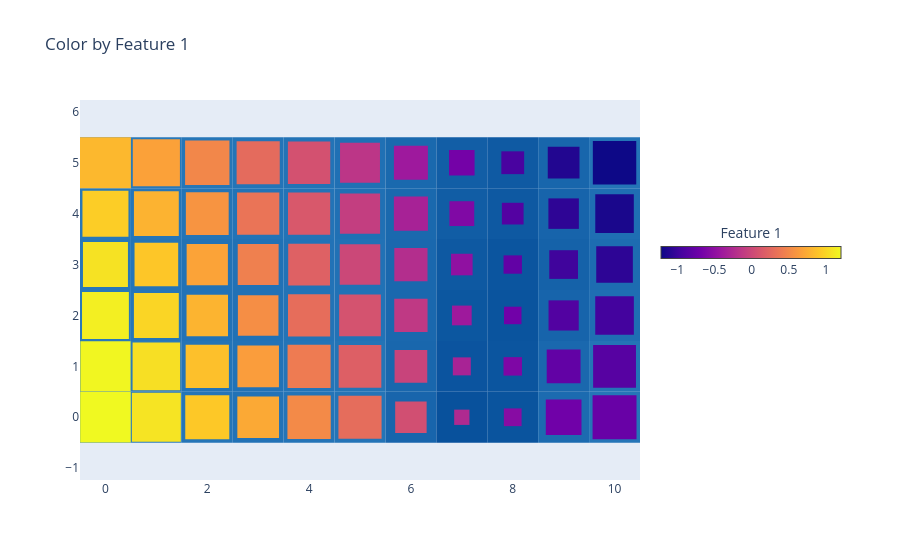

Here is the notebook cell this chart was saved with:
### Code cell
basin.pond() \
    .pad_layer(gap="nogap", color_by=dict(feature_idx=0), colorscale="plasma") \
    .visualize(title="Color by Feature 1");

### Figure 1 — Plotly figure (JSON) as saved in the notebook; plotly's stock layout.template omitted (floating-point values rounded to 4 significant figures)
{"data": [{"hoverinfo": "none", "marker": {"cmax": 1.205, "cmin": -1.217, "color": [-1.217], "colorbar": {"len": 200, "lenmode": "pixels", "orientation": "h", "thickness": 12, "title": {"side": "top", "text": "Feature 1"}, "x": 1.02, "xanchor": "left", "y": 0.6, "yanchor": "middle"}, "colorscale": [[0, "#0d0887"], [0.1111, "#46039f"], [0.2222, "#7201a8"], [0.3333, "#9c179e"], [0.4444, "#bd3786"], [0.5556, "#d8576b"], [0.6667, "#ed7953"], [0.7778, "#fb9f3a"], [0.8889, "#fdca26"], [1, "#f0f921"]], "showscale": true}, "mode": "markers", "showlegend": false, "type": "scatter", "x": [null], "y": [null]}], "layout": {"autosize": true, "legend": {"x": 1.02, "xanchor": "left", "y": 0, "yanchor": "bottom"}, "margin": {"r": 260}, "shapes": [{"fillcolor": "rgb(46, 126, 188)", "layer": "between", "line": {"width": 0}, "type": "rect", "x0": -0.5, "x1": 0.5, "xref": "x", "y0": -0.5, "y1": 0.5, "yref": "y"}, {"fillcolor": "rgb(44, 124, 186)", "layer": "between", "line": {"width": 0}, "type": "rect", "x0": 0.5, "x1": 1.5, "xref": "x", "y0": -0.5, "y1": 0.5, "yref": "y"}, {"fillcolor": "rgb(37, 117, 183)", "layer": "between", "line": {"width": 0}, "type": "rect", "x0": 1.5, "x1": 2.5, "xref": "x", "y0": -0.5, "y1": 0.5, "yref": "y"}, {"fillcolor": "rgb(34, 114, 182)", "layer": "between", "line": {"width": 0}, "type": "rect", "x0": 2.5, "x1": 3.5, "xref": "x", "y0": -0.5, "y1": 0.5, "yref": "y"}, {"fillcolor": "rgb(36, 116, 183)", "layer": "between", "line": {"width": 0}, "type": "rect", "x0": 3.5, "x1": 4.5, "xref": "x", "y0": -0.5, "y1": 0.5, "yref": "y"}, {"fillcolor": "rgb(36, 116, 183)", "layer": "between", "line": {"width": 0}, "type": "rect", "x0": 4.5, "x1": 5.5, "xref": "x", "y0": -0.5, "y1": 0.5, "yref": "y"}, {"fillcolor": "rgb(24, 101, 172)", "layer": "between", "line": {"width": 0}, "type": "rect", "x0": 5.5, "x1": 6.5, "xref": "x", "y0": -0.5, "y1": 0.5, "yref": "y"}, {"fillcolor": "rgb(8, 81, 156)", "layer": "between", "line": {"width": 0}, "type": "rect", "x0": 6.5, "x1": 7.5, "xref": "x", "y0": -0.5, "y1": 0.5, "yref": "y"}, {"fillcolor": "rgb(10, 84, 158)", "layer": "between", "line": {"width": 0}, "type": "rect", "x0": 7.5, "x1": 8.5, "xref": "x", "y0": -0.5, "y1": 0.5, "yref": "y"}, {"fillcolor": "rgb(28, 107, 176)", "layer": "between", "line": {"width": 0}, "type": "rect", "x0": 8.5, "x1": 9.5, "xref": "x", "y0": -0.5, "y1": 0.5, "yref": "y"}, {"fillcolor": "rgb(37, 117, 183)", "layer": "between", "line": {"width": 0}, "type": "rect", "x0": 9.5, "x1": 10.5, "xref": "x", "y0": -0.5, "y1": 0.5, "yref": "y"}, {"fillcolor": "rgb(45, 125, 187)", "layer": "between", "line": {"width": 0}, "type": "rect", "x0": -0.5, "x1": 0.5, "xref": "x", "y0": 0.5, "y1": 1.5, "yref": "y"}, {"fillcolor": "rgb(42, 122, 186)", "layer": "between", "line": {"width": 0}, "type": "rect", "x0": 0.5, "x1": 1.5, "xref": "x", "y0": 0.5, "y1": 1.5, "yref": "y"}, {"fillcolor": "rgb(36, 116, 183)", "layer": "between", "line": {"width": 0}, "type": "rect", "x0": 1.5, "x1": 2.5, "xref": "x", "y0": 0.5, "y1": 1.5, "yref": "y"}, {"fillcolor": "rgb(34, 114, 182)", "layer": "between", "line": {"width": 0}, "type": "rect", "x0": 2.5, "x1": 3.5, "xref": "x", "y0": 0.5, "y1": 1.5, "yref": "y"}, {"fillcolor": "rgb(36, 116, 183)", "layer": "between", "line": {"width": 0}, "type": "rect", "x0": 3.5, "x1": 4.5, "xref": "x", "y0": 0.5, "y1": 1.5, "yref": "y"}, {"fillcolor": "rgb(36, 116, 182)", "layer": "between", "line": {"width": 0}, "type": "rect", "x0": 4.5, "x1": 5.5, "xref": "x", "y0": 0.5, "y1": 1.5, "yref": "y"}, {"fillcolor": "rgb(25, 103, 173)", "layer": "between", "line": {"width": 0}, "type": "rect", "x0": 5.5, "x1": 6.5, "xref": "x", "y0": 0.5, "y1": 1.5, "yref": "y"}, {"fillcolor": "rgb(11, 84, 159)", "layer": "between", "line": {"width": 0}, "type": "rect", "x0": 6.5, "x1": 7.5, "xref": "x", "y0": 0.5, "y1": 1.5, "yref": "y"}, {"fillcolor": "rgb(11, 85, 159)", "layer": "between", "line": {"width": 0}, "type": "rect", "x0": 7.5, "x1": 8.5, "xref": "x", "y0": 0.5, "y1": 1.5, "yref": "y"}, {"fillcolor": "rgb(26, 104, 174)", "layer": "between", "line": {"width": 0}, "type": "rect", "x0": 8.5, "x1": 9.5, "xref": "x", "y0": 0.5, "y1": 1.5, "yref": "y"}, {"fillcolor": "rgb(36, 116, 182)", "layer": "between", "line": {"width": 0}, "type": "rect", "x0": 9.5, "x1": 10.5, "xref": "x", "y0": 0.5, "y1": 1.5, "yref": "y"}, {"fillcolor": "rgb(41, 121, 185)", "layer": "between", "line": {"width": 0}, "type": "rect", "x0": -0.5, "x1": 0.5, "xref": "x", "y0": 1.5, "y1": 2.5, "yref": "y"}, {"fillcolor": "rgb(38, 118, 184)", "layer": "between", "line": {"width": 0}, "type": "rect", "x0": 0.5, "x1": 1.5, "xref": "x", "y0": 1.5, "y1": 2.5, "yref": "y"}, {"fillcolor": "rgb(34, 114, 182)", "layer": "between", "line": {"width": 0}, "type": "rect", "x0": 1.5, "x1": 2.5, "xref": "x", "y0": 1.5, "y1": 2.5, "yref": "y"}, {"fillcolor": "rgb(33, 113, 181)", "layer": "between", "line": {"width": 0}, "type": "rect", "x0": 2.5, "x1": 3.5, "xref": "x", "y0": 1.5, "y1": 2.5, "yref": "y"}, {"fillcolor": "rgb(35, 115, 182)", "layer": "between", "line": {"width": 0}, "type": "rect", "x0": 3.5, "x1": 4.5, "xref": "x", "y0": 1.5, "y1": 2.5, "yref": "y"}, {"fillcolor": "rgb(34, 114, 182)", "layer": "between", "line": {"width": 0}, "type": "rect", "x0": 4.5, "x1": 5.5, "xref": "x", "y0": 1.5, "y1": 2.5, "yref": "y"}, {"fillcolor": "rgb(26, 104, 174)", "layer": "between", "line": {"width": 0}, "type": "rect", "x0": 5.5, "x1": 6.5, "xref": "x", "y0": 1.5, "y1": 2.5, "yref": "y"}, {"fillcolor": "rgb(12, 87, 160)", "layer": "between", "line": {"width": 0}, "type": "rect", "x0": 6.5, "x1": 7.5, "xref": "x", "y0": 1.5, "y1": 2.5, "yref": "y"}, {"fillcolor": "rgb(10, 84, 158)", "layer": "between", "line": {"width": 0}, "type": "rect", "x0": 7.5, "x1": 8.5, "xref": "x", "y0": 1.5, "y1": 2.5, "yref": "y"}, {"fillcolor": "rgb(23, 100, 171)", "layer": "between", "line": {"width": 0}, "type": "rect", "x0": 8.5, "x1": 9.5, "xref": "x", "y0": 1.5, "y1": 2.5, "yref": "y"}, {"fillcolor": "rgb(31, 110, 179)", "layer": "between", "line": {"width": 0}, "type": "rect", "x0": 9.5, "x1": 10.5, "xref": "x", "y0": 1.5, "y1": 2.5, "yref": "y"}, {"fillcolor": "rgb(39, 119, 184)", "layer": "between", "line": {"width": 0}, "type": "rect", "x0": -0.5, "x1": 0.5, "xref": "x", "y0": 2.5, "y1": 3.5, "yref": "y"}, {"fillcolor": "rgb(37, 117, 183)", "layer": "between", "line": {"width": 0}, "type": "rect", "x0": 0.5, "x1": 1.5, "xref": "x", "y0": 2.5, "y1": 3.5, "yref": "y"}, {"fillcolor": "rgb(34, 114, 181)", "layer": "between", "line": {"width": 0}, "type": "rect", "x0": 1.5, "x1": 2.5, "xref": "x", "y0": 2.5, "y1": 3.5, "yref": "y"}, {"fillcolor": "rgb(33, 113, 181)", "layer": "between", "line": {"width": 0}, "type": "rect", "x0": 2.5, "x1": 3.5, "xref": "x", "y0": 2.5, "y1": 3.5, "yref": "y"}, {"fillcolor": "rgb(34, 114, 182)", "layer": "between", "line": {"width": 0}, "type": "rect", "x0": 3.5, "x1": 4.5, "xref": "x", "y0": 2.5, "y1": 3.5, "yref": "y"}, {"fillcolor": "rgb(33, 113, 181)", "layer": "between", "line": {"width": 0}, "type": "rect", "x0": 4.5, "x1": 5.5, "xref": "x", "y0": 2.5, "y1": 3.5, "yref": "y"}, {"fillcolor": "rgb(26, 104, 174)", "layer": "between", "line": {"width": 0}, "type": "rect", "x0": 5.5, "x1": 6.5, "xref": "x", "y0": 2.5, "y1": 3.5, "yref": "y"}, {"fillcolor": "rgb(14, 89, 162)", "layer": "between", "line": {"width": 0}, "type": "rect", "x0": 6.5, "x1": 7.5, "xref": "x", "y0": 2.5, "y1": 3.5, "yref": "y"}, {"fillcolor": "rgb(11, 85, 159)", "layer": "between", "line": {"width": 0}, "type": "rect", "x0": 7.5, "x1": 8.5, "xref": "x", "y0": 2.5, "y1": 3.5, "yref": "y"}, {"fillcolor": "rgb(21, 98, 169)", "layer": "between", "line": {"width": 0}, "type": "rect", "x0": 8.5, "x1": 9.5, "xref": "x", "y0": 2.5, "y1": 3.5, "yref": "y"}, {"fillcolor": "rgb(29, 108, 177)", "layer": "between", "line": {"width": 0}, "type": "rect", "x0": 9.5, "x1": 10.5, "xref": "x", "y0": 2.5, "y1": 3.5, "yref": "y"}, {"fillcolor": "rgb(40, 120, 185)", "layer": "between", "line": {"width": 0}, "type": "rect", "x0": -0.5, "x1": 0.5, "xref": "x", "y0": 3.5, "y1": 4.5, "yref": "y"}, {"fillcolor": "rgb(38, 118, 184)", "layer": "between", "line": {"width": 0}, "type": "rect", "x0": 0.5, "x1": 1.5, "xref": "x", "y0": 3.5, "y1": 4.5, "yref": "y"}, {"fillcolor": "rgb(36, 116, 182)", "layer": "between", "line": {"width": 0}, "type": "rect", "x0": 1.5, "x1": 2.5, "xref": "x", "y0": 3.5, "y1": 4.5, "yref": "y"}, {"fillcolor": "rgb(35, 115, 182)", "layer": "between", "line": {"width": 0}, "type": "rect", "x0": 2.5, "x1": 3.5, "xref": "x", "y0": 3.5, "y1": 4.5, "yref": "y"}, {"fillcolor": "rgb(35, 115, 182)", "layer": "between", "line": {"width": 0}, "type": "rect", "x0": 3.5, "x1": 4.5, "xref": "x", "y0": 3.5, "y1": 4.5, "yref": "y"}, {"fillcolor": "rgb(32, 112, 180)", "layer": "between", "line": {"width": 0}, "type": "rect", "x0": 4.5, "x1": 5.5, "xref": "x", "y0": 3.5, "y1": 4.5, "yref": "y"}, {"fillcolor": "rgb(26, 105, 174)", "layer": "between", "line": {"width": 0}, "type": "rect", "x0": 5.5, "x1": 6.5, "xref": "x", "y0": 3.5, "y1": 4.5, "yref": "y"}, {"fillcolor": "rgb(17, 93, 165)", "layer": "between", "line": {"width": 0}, "type": "rect", "x0": 6.5, "x1": 7.5, "xref": "x", "y0": 3.5, "y1": 4.5, "yref": "y"}, {"fillcolor": "rgb(14, 89, 162)", "layer": "between", "line": {"width": 0}, "type": "rect", "x0": 7.5, "x1": 8.5, "xref": "x", "y0": 3.5, "y1": 4.5, "yref": "y"}, {"fillcolor": "rgb(23, 100, 171)", "layer": "between", "line": {"width": 0}, "type": "rect", "x0": 8.5, "x1": 9.5, "xref": "x", "y0": 3.5, "y1": 4.5, "yref": "y"}, {"fillcolor": "rgb(31, 110, 179)", "layer": "between", "line": {"width": 0}, "type": "rect", "x0": 9.5, "x1": 10.5, "xref": "x", "y0": 3.5, "y1": 4.5, "yref": "y"}, {"fillcolor": "rgb(46, 126, 188)", "layer": "between", "line": {"width": 0}, "type": "rect", "x0": -0.5, "x1": 0.5, "xref": "x", "y0": 4.5, "y1": 5.5, "yref": "y"}, {"fillcolor": "rgb(41, 121, 185)", "layer": "between", "line": {"width": 0}, "type": "rect", "x0": 0.5, "x1": 1.5, "xref": "x", "y0": 4.5, "y1": 5.5, "yref": "y"}, {"fillcolor": "rgb(38, 118, 183)", "layer": "between", "line": {"width": 0}, "type": "rect", "x0": 1.5, "x1": 2.5, "xref": "x", "y0": 4.5, "y1": 5.5, "yref": "y"}, {"fillcolor": "rgb(36, 116, 183)", "layer": "between", "line": {"width": 0}, "type": "rect", "x0": 2.5, "x1": 3.5, "xref": "x", "y0": 4.5, "y1": 5.5, "yref": "y"}, {"fillcolor": "rgb(35, 115, 182)", "layer": "between", "line": {"width": 0}, "type": "rect", "x0": 3.5, "x1": 4.5, "xref": "x", "y0": 4.5, "y1": 5.5, "yref": "y"}, {"fillcolor": "rgb(32, 112, 180)", "layer": "between", "line": {"width": 0}, "type": "rect", "x0": 4.5, "x1": 5.5, "xref": "x", "y0": 4.5, "y1": 5.5, "yref": "y"}, {"fillcolor": "rgb(26, 105, 174)", "layer": "between", "line": {"width": 0}, "type": "rect", "x0": 5.5, "x1": 6.5, "xref": "x", "y0": 4.5, "y1": 5.5, "yref": "y"}, {"fillcolor": "rgb(18, 94, 166)", "layer": "between", "line": {"width": 0}, "type": "rect", "x0": 6.5, "x1": 7.5, "xref": "x", "y0": 4.5, "y1": 5.5, "yref": "y"}, {"fillcolor": "rgb(15, 90, 163)", "layer": "between", "line": {"width": 0}, "type": "rect", "x0": 7.5, "x1": 8.5, "xref": "x", "y0": 4.5, "y1": 5.5, "yref": "y"}, {"fillcolor": "rgb(24, 102, 172)", "layer": "between", "line": {"width": 0}, "type": "rect", "x0": 8.5, "x1": 9.5, "xref": "x", "y0": 4.5, "y1": 5.5, "yref": "y"}, {"fillcolor": "rgb(36, 116, 183)", "layer": "between", "line": {"width": 0}, "type": "rect", "x0": 9.5, "x1": 10.5, "xref": "x", "y0": 4.5, "y1": 5.5, "yref": "y"}, {"fillcolor": "rgb(240, 249, 33)", "layer": "between", "line": {"width": 0}, "type": "rect", "x0": -0.4963, "x1": 0.4963, "xref": "x", "y0": -0.4963, "y1": 0.4963, "yref": "y"}, {"fillcolor": "rgb(246, 228, 35)", "layer": "between", "line": {"width": 0}, "type": "rect", "x0": 0.5192, "x1": 1.481, "xref": "x", "y0": -0.4808, "y1": 0.4808, "yref": "y"}, {"fillcolor": "rgb(253, 200, 39)", "layer": "between", "line": {"width": 0}, "type": "rect", "x0": 1.567, "x1": 2.433, "xref": "x", "y0": -0.4326, "y1": 0.4326, "yref": "y"}, {"fillcolor": "rgb(251, 169, 53)", "layer": "between", "line": {"width": 0}, "type": "rect", "x0": 2.59, "x1": 3.41, "xref": "x", "y0": -0.4096, "y1": 0.4096, "yref": "y"}, {"fillcolor": "rgb(243, 138, 72)", "layer": "between", "line": {"width": 0}, "type": "rect", "x0": 3.574, "x1": 4.426, "xref": "x", "y0": -0.4256, "y1": 0.4256, "yref": "y"}, {"fillcolor": "rgb(229, 109, 92)", "layer": "between", "line": {"width": 0}, "type": "rect", "x0": 4.576, "x1": 5.424, "xref": "x", "y0": -0.424, "y1": 0.424, "yref": "y"}, {"fillcolor": "rgb(209, 79, 114)", "layer": "between", "line": {"width": 0}, "type": "rect", "x0": 5.691, "x1": 6.309, "xref": "x", "y0": -0.3091, "y1": 0.3091, "yref": "y"}, {"fillcolor": "rgb(175, 42, 144)", "layer": "between", "line": {"width": 0}, "type": "rect", "x0": 6.85, "x1": 7.15, "xref": "x", "y0": -0.15, "y1": 0.15, "yref": "y"}, {"fillcolor": "rgb(135, 12, 163)", "layer": "between", "line": {"width": 0}, "type": "rect", "x0": 7.826, "x1": 8.174, "xref": "x", "y0": -0.1741, "y1": 0.1741, "yref": "y"}, {"fillcolor": "rgb(112, 1, 168)", "layer": "between", "line": {"width": 0}, "type": "rect", "x0": 8.65, "x1": 9.35, "xref": "x", "y0": -0.3503, "y1": 0.3503, "yref": "y"}, {"fillcolor": "rgb(104, 1, 166)", "layer": "between", "line": {"width": 0}, "type": "rect", "x0": 9.568, "x1": 10.43, "xref": "x", "y0": -0.4315, "y1": 0.4315, "yref": "y"}, {"fillcolor": "rgb(241, 246, 33)", "layer": "between", "line": {"width": 0}, "type": "rect", "x0": -0.4929, "x1": 0.4929, "xref": "x", "y0": 0.5071, "y1": 1.493, "yref": "y"}, {"fillcolor": "rgb(247, 223, 36)", "layer": "between", "line": {"width": 0}, "type": "rect", "x0": 0.5328, "x1": 1.467, "xref": "x", "y0": 0.5328, "y1": 1.467, "yref": "y"}, {"fillcolor": "rgb(253, 192, 43)", "layer": "between", "line": {"width": 0}, "type": "rect", "x0": 1.575, "x1": 2.425, "xref": "x", "y0": 0.575, "y1": 1.425, "yref": "y"}, {"fillcolor": "rgb(250, 157, 60)", "layer": "between", "line": {"width": 0}, "type": "rect", "x0": 2.592, "x1": 3.408, "xref": "x", "y0": 0.5921, "y1": 1.408, "yref": "y"}, {"fillcolor": "rgb(238, 123, 82)", "layer": "between", "line": {"width": 0}, "type": "rect", "x0": 3.577, "x1": 4.423, "xref": "x", "y0": 0.5768, "y1": 1.423, "yref": "y"}, {"fillcolor": "rgb(221, 95, 101)", "layer": "between", "line": {"width": 0}, "type": "rect", "x0": 4.581, "x1": 5.419, "xref": "x", "y0": 0.581, "y1": 1.419, "yref": "y"}, {"fillcolor": "rgb(200, 68, 123)", "layer": "between", "line": {"width": 0}, "type": "rect", "x0": 5.679, "x1": 6.321, "xref": "x", "y0": 0.6791, "y1": 1.321, "yref": "y"}, {"fillcolor": "rgb(168, 35, 149)", "layer": "between", "line": {"width": 0}, "type": "rect", "x0": 6.823, "x1": 7.177, "xref": "x", "y0": 0.8233, "y1": 1.177, "yref": "y"}, {"fillcolor": "rgb(126, 7, 165)", "layer": "between", "line": {"width": 0}, "type": "rect", "x0": 7.819, "x1": 8.181, "xref": "x", "y0": 0.8188, "y1": 1.181, "yref": "y"}, {"fillcolor": "rgb(98, 2, 165)", "layer": "between", "line": {"width": 0}, "type": "rect", "x0": 8.668, "x1": 9.332, "xref": "x", "y0": 0.6678, "y1": 1.332, "yref": "y"}, {"fillcolor": "rgb(87, 2, 162)", "layer": "between", "line": {"width": 0}, "type": "rect", "x0": 9.579, "x1": 10.42, "xref": "x", "y0": 0.5792, "y1": 1.421, "yref": "y"}, {"fillcolor": "rgb(243, 239, 34)", "layer": "between", "line": {"width": 0}, "type": "rect", "x0": -0.4602, "x1": 0.4602, "xref": "x", "y0": 1.54, "y1": 2.46, "yref": "y"}, {"fillcolor": "rgb(250, 213, 37)", "layer": "between", "line": {"width": 0}, "type": "rect", "x0": 0.5591, "x1": 1.441, "xref": "x", "y0": 1.559, "y1": 2.441, "yref": "y"}, {"fillcolor": "rgb(252, 180, 48)", "layer": "between", "line": {"width": 0}, "type": "rect", "x0": 1.593, "x1": 2.407, "xref": "x", "y0": 1.593, "y1": 2.407, "yref": "y"}, {"fillcolor": "rgb(245, 142, 69)", "layer": "between", "line": {"width": 0}, "type": "rect", "x0": 2.602, "x1": 3.398, "xref": "x", "y0": 1.602, "y1": 2.398, "yref": "y"}, {"fillcolor": "rgb(230, 109, 91)", "layer": "between", "line": {"width": 0}, "type": "rect", "x0": 3.586, "x1": 4.414, "xref": "x", "y0": 1.586, "y1": 2.414, "yref": "y"}, {"fillcolor": "rgb(212, 83, 111)", "layer": "between", "line": {"width": 0}, "type": "rect", "x0": 4.59, "x1": 5.41, "xref": "x", "y0": 1.59, "y1": 2.41, "yref": "y"}, {"fillcolor": "rgb(191, 57, 132)", "layer": "between", "line": {"width": 0}, "type": "rect", "x0": 5.673, "x1": 6.327, "xref": "x", "y0": 1.673, "y1": 2.327, "yref": "y"}, {"fillcolor": "rgb(158, 25, 156)", "layer": "between", "line": {"width": 0}, "type": "rect", "x0": 6.806, "x1": 7.194, "xref": "x", "y0": 1.806, "y1": 2.194, "yref": "y"}, {"fillcolor": "rgb(113, 1, 168)", "layer": "between", "line": {"width": 0}, "type": "rect", "x0": 7.828, "x1": 8.172, "xref": "x", "y0": 1.828, "y1": 2.172, "yref": "y"}, {"fillcolor": "rgb(82, 2, 161)", "layer": "between", "line": {"width": 0}, "type": "rect", "x0": 8.704, "x1": 9.296, "xref": "x", "y0": 1.704, "y1": 2.296, "yref": "y"}, {"fillcolor": "rgb(68, 3, 158)", "layer": "between", "line": {"width": 0}, "type": "rect", "x0": 9.621, "x1": 10.38, "xref": "x", "y0": 1.621, "y1": 2.379, "yref": "y"}, {"fillcolor": "rgb(246, 226, 35)", "layer": "between", "line": {"width": 0}, "type": "rect", "x0": -0.4419, "x1": 0.4419, "xref": "x", "y0": 2.558, "y1": 3.442, "yref": "y"}, {"fillcolor": "rgb(253, 198, 40)", "layer": "between", "line": {"width": 0}, "type": "rect", "x0": 0.5712, "x1": 1.429, "xref": "x", "y0": 2.571, "y1": 3.429, "yref": "y"}, {"fillcolor": "rgb(251, 163, 56)", "layer": "between", "line": {"width": 0}, "type": "rect", "x0": 1.595, "x1": 2.405, "xref": "x", "y0": 2.595, "y1": 3.405, "yref": "y"}, {"fillcolor": "rgb(239, 128, 79)", "layer": "between", "line": {"width": 0}, "type": "rect", "x0": 2.598, "x1": 3.402, "xref": "x", "y0": 2.598, "y1": 3.402, "yref": "y"}, {"fillcolor": "rgb(222, 97, 100)", "layer": "between", "line": {"width": 0}, "type": "rect", "x0": 3.589, "x1": 4.411, "xref": "x", "y0": 2.589, "y1": 3.411, "yref": "y"}, {"fillcolor": "rgb(203, 72, 120)", "layer": "between", "line": {"width": 0}, "type": "rect", "x0": 4.602, "x1": 5.398, "xref": "x", "y0": 2.602, "y1": 3.398, "yref": "y"}, {"fillcolor": "rgb(179, 46, 141)", "layer": "between", "line": {"width": 0}, "type": "rect", "x0": 5.674, "x1": 6.326, "xref": "x", "y0": 2.674, "y1": 3.326, "yref": "y"}, {"fillcolor": "rgb(144, 17, 161)", "layer": "between", "line": {"width": 0}, "type": "rect", "x0": 6.788, "x1": 7.212, "xref": "x", "y0": 2.788, "y1": 3.212, "yref": "y"}, {"fillcolor": "rgb(98, 2, 165)", "layer": "between", "line": {"width": 0}, "type": "rect", "x0": 7.82, "x1": 8.18, "xref": "x", "y0": 2.82, "y1": 3.18, "yref": "y"}, {"fillcolor": "rgb(64, 4, 156)", "layer": "between", "line": {"width": 0}, "type": "rect", "x0": 8.718, "x1": 9.282, "xref": "x", "y0": 2.718, "y1": 3.282, "yref": "y"}, {"fillcolor": "rgb(45, 5, 149)", "layer": "between", "line": {"width": 0}, "type": "rect", "x0": 9.64, "x1": 10.36, "xref": "x", "y0": 2.64, "y1": 3.36, "yref": "y"}, {"fillcolor": "rgb(252, 205, 38)", "layer": "between", "line": {"width": 0}, "type": "rect", "x0": -0.4518, "x1": 0.4518, "xref": "x", "y0": 3.548, "y1": 4.452, "yref": "y"}, {"fillcolor": "rgb(252, 179, 49)", "layer": "between", "line": {"width": 0}, "type": "rect", "x0": 0.5596, "x1": 1.44, "xref": "x", "y0": 3.56, "y1": 4.44, "yref": "y"}, {"fillcolor": "rgb(247, 148, 65)", "layer": "between", "line": {"width": 0}, "type": "rect", "x0": 1.579, "x1": 2.421, "xref": "x", "y0": 3.579, "y1": 4.421, "yref": "y"}, {"fillcolor": "rgb(234, 116, 87)", "layer": "between", "line": {"width": 0}, "type": "rect", "x0": 2.585, "x1": 3.415, "xref": "x", "y0": 3.585, "y1": 4.415, "yref": "y"}, {"fillcolor": "rgb(216, 88, 107)", "layer": "between", "line": {"width": 0}, "type": "rect", "x0": 3.586, "x1": 4.414, "xref": "x", "y0": 3.586, "y1": 4.414, "yref": "y"}, {"fillcolor": "rgb(195, 62, 128)", "layer": "between", "line": {"width": 0}, "type": "rect", "x0": 4.606, "x1": 5.394, "xref": "x", "y0": 3.606, "y1": 4.394, "yref": "y"}, {"fillcolor": "rgb(167, 34, 150)", "layer": "between", "line": {"width": 0}, "type": "rect", "x0": 5.665, "x1": 6.335, "xref": "x", "y0": 3.665, "y1": 4.335, "yref": "y"}, {"fillcolor": "rgb(128, 9, 165)", "layer": "between", "line": {"width": 0}, "type": "rect", "x0": 6.756, "x1": 7.244, "xref": "x", "y0": 3.756, "y1": 4.244, "yref": "y"}, {"fillcolor": "rgb(84, 2, 162)", "layer": "between", "line": {"width": 0}, "type": "rect", "x0": 7.787, "x1": 8.213, "xref": "x", "y0": 3.787, "y1": 4.213, "yref": "y"}, {"fillcolor": "rgb(46, 5, 149)", "layer": "between", "line": {"width": 0}, "type": "rect", "x0": 8.701, "x1": 9.299, "xref": "x", "y0": 3.701, "y1": 4.299, "yref": "y"}, {"fillcolor": "rgb(26, 7, 140)", "layer": "between", "line": {"width": 0}, "type": "rect", "x0": 9.622, "x1": 10.38, "xref": "x", "y0": 3.622, "y1": 4.378, "yref": "y"}, {"fillcolor": "rgb(252, 184, 46)", "layer": "between", "line": {"width": 0}, "type": "rect", "x0": -0.5, "x1": 0.5, "xref": "x", "y0": 4.5, "y1": 5.5, "yref": "y"}, {"fillcolor": "rgb(251, 161, 57)", "layer": "between", "line": {"width": 0}, "type": "rect", "x0": 0.5372, "x1": 1.463, "xref": "x", "y0": 4.537, "y1": 5.463, "yref": "y"}, {"fillcolor": "rgb(242, 135, 74)", "layer": "between", "line": {"width": 0}, "type": "rect", "x0": 1.564, "x1": 2.436, "xref": "x", "y0": 4.564, "y1": 5.436, "yref": "y"}, {"fillcolor": "rgb(228, 107, 93)", "layer": "between", "line": {"width": 0}, "type": "rect", "x0": 2.576, "x1": 3.424, "xref": "x", "y0": 4.576, "y1": 5.424, "yref": "y"}, {"fillcolor": "rgb(211, 81, 112)", "layer": "between", "line": {"width": 0}, "type": "rect", "x0": 3.584, "x1": 4.416, "xref": "x", "y0": 4.584, "y1": 5.416, "yref": "y"}, {"fillcolor": "rgb(188, 54, 135)", "layer": "between", "line": {"width": 0}, "type": "rect", "x0": 4.608, "x1": 5.392, "xref": "x", "y0": 4.608, "y1": 5.392, "yref": "y"}, {"fillcolor": "rgb(158, 25, 157)", "layer": "between", "line": {"width": 0}, "type": "rect", "x0": 5.666, "x1": 6.334, "xref": "x", "y0": 4.666, "y1": 5.334, "yref": "y"}, {"fillcolor": "rgb(116, 2, 167)", "layer": "between", "line": {"width": 0}, "type": "rect", "x0": 6.749, "x1": 7.251, "xref": "x", "y0": 4.749, "y1": 5.251, "yref": "y"}, {"fillcolor": "rgb(73, 3, 160)", "layer": "between", "line": {"width": 0}, "type": "rect", "x0": 7.776, "x1": 8.224, "xref": "x", "y0": 4.776, "y1": 5.224, "yref": "y"}, {"fillcolor": "rgb(34, 6, 144)", "layer": "between", "line": {"width": 0}, "type": "rect", "x0": 8.688, "x1": 9.312, "xref": "x", "y0": 4.688, "y1": 5.312, "yref": "y"}, {"fillcolor": "rgb(13, 8, 135)", "layer": "between", "line": {"width": 0}, "type": "rect", "x0": 9.574, "x1": 10.43, "xref": "x", "y0": 4.574, "y1": 5.426, "yref": "y"}], "showlegend": true, "title": {"text": "Color by Feature 1"}, "xaxis": {"constrain": "domain", "range": [-0.5, 10.5], "scaleanchor": "y", "showgrid": false, "zeroline": false}, "yaxis": {"range": [-0.5, 5.5], "showgrid": false, "zeroline": false}}}
